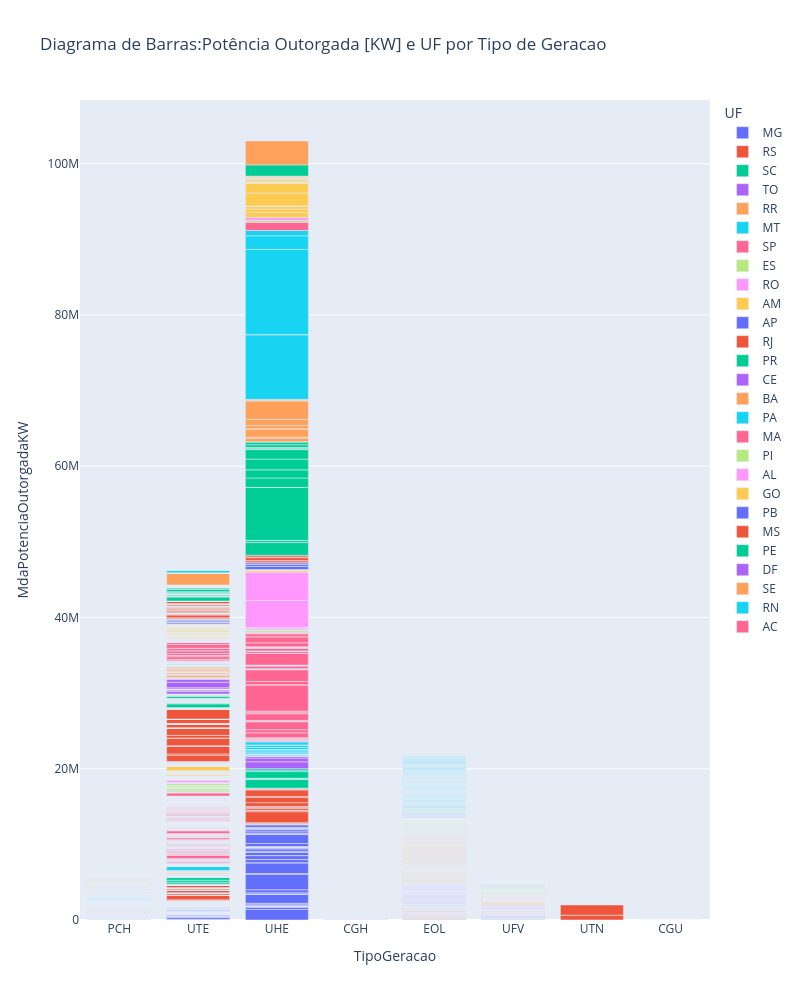

Write notebook code for a chart like this one.
### Code cell
#### Diagrama de Barras Iterativo ####

    # Titulo

    title_BarChart = "Diagrama de Barras:Potência Outorgada [KW] e UF por Tipo de Geracao" 

    # Titulo para exportar o arquivo em html

    title_BarChart_export = "Bar2"+github

    # Função para criar a variável do gráfico de barrras iterativo do plotfy

    fig_BarChart = px.bar(df_ger, # Dataframe
    x="TipoGeracao",             # Variável Qualitativa Nominal
    y="MdaPotenciaOutorgadaKW",  # Variável Quantitativa Contínua
    color="UF",         # Variável Qualitativa Nominal
    title=title_BarChart,        # Título
    width=800,                   # Largura
    height=1000                 # Altura
    )

    # Função para Plotagem do plotfy

    fig_BarChart.show()           

    # Função do plotfy para exportar o gráfico em HTML e salva-lo

    plt.offline.plot(fig_BarChart, filename = title_BarChart_export)

### Figure 1 — Plotly figure (JSON) as saved in the notebook; plotly's stock layout.template omitted (floating-point values rounded to 4 significant figures; data arrays with more than 128 entries replaced by an {"elided": "..."} marker saying what was removed)
{"data": [{"alignmentgroup": "True", "hovertemplate": "UF=MG<br>TipoGeracao=%{x}<br>MdaPotenciaOutorgadaKW=%{y}<extra></extra>", "legendgroup": "MG", "marker": {"color": "#636efa", "pattern": {"shape": ""}}, "name": "MG", "offsetgroup": "MG", "orientation": "v", "showlegend": true, "textposition": "auto", "type": "bar", "x": {"elided": "754 str values"}, "xaxis": "x", "y": {"elided": "754 float values"}, "yaxis": "y"}, {"alignmentgroup": "True", "hovertemplate": "UF=RS<br>TipoGeracao=%{x}<br>MdaPotenciaOutorgadaKW=%{y}<extra></extra>", "legendgroup": "RS", "marker": {"color": "#EF553B", "pattern": {"shape": ""}}, "name": "RS", "offsetgroup": "RS", "orientation": "v", "showlegend": true, "textposition": "auto", "type": "bar", "x": {"elided": "366 str values"}, "xaxis": "x", "y": {"elided": "366 float values"}, "yaxis": "y"}, {"alignmentgroup": "True", "hovertemplate": "UF=SC<br>TipoGeracao=%{x}<br>MdaPotenciaOutorgadaKW=%{y}<extra></extra>", "legendgroup": "SC", "marker": {"color": "#00cc96", "pattern": {"shape": ""}}, "name": "SC", "offsetgroup": "SC", "orientation": "v", "showlegend": true, "textposition": "auto", "type": "bar", "x": {"elided": "411 str values"}, "xaxis": "x", "y": {"elided": "411 float values"}, "yaxis": "y"}, {"alignmentgroup": "True", "hovertemplate": "UF=TO<br>TipoGeracao=%{x}<br>MdaPotenciaOutorgadaKW=%{y}<extra></extra>", "legendgroup": "TO", "marker": {"color": "#ab63fa", "pattern": {"shape": ""}}, "name": "TO", "offsetgroup": "TO", "orientation": "v", "showlegend": true, "textposition": "auto", "type": "bar", "x": ["PCH", "PCH", "CGH", "PCH", "UHE", "CGH", "PCH", "CGH", "CGH", "PCH", "PCH", "CGH", "CGH", "UHE", "PCH", "PCH", "UHE", "PCH", "PCH", "PCH", "PCH", "CGH", "UTE", "CGH", "CGH", "CGH", "UTE", "UTE", "UTE", "PCH", "CGH", "PCH", "UTE", "UTE", "UTE", "UTE", "UTE", "UTE", "UTE", "UTE", "UTE", "UTE", "UTE", "UTE", "UTE", "UTE", "UTE", "UTE", "UTE", "UTE", "UTE", "UTE", "UTE", "UFV", "PCH", "UTE", "UTE", "CGH", "CGH", "CGH", "CGH"], "xaxis": "x", "y": [14040, 14040, 480, 29064, 902500, 1932, 4820, 1751, 1776, 5500, 5040, 680, 280, 498750, 11400, 14000, 243200, 25600, 9300, 30000, 16000, 100, 954, 1120, 900, 950, 347, 80000, 8020, 6000, 1300, 10000, 400, 184, 260, 496, 92, 96, 120, 400, 1120, 184, 184, 288, 368, 208, 160, 400, 352, 120, 560, 720, 96, 5000, 8000, 2400, 11500, 1800, 1800, 2750, 2750], "yaxis": "y"}, {"alignmentgroup": "True", "hovertemplate": "UF=RR<br>TipoGeracao=%{x}<br>MdaPotenciaOutorgadaKW=%{y}<extra></extra>", "legendgroup": "RR", "marker": {"color": "#FFA15A", "pattern": {"shape": ""}}, "name": "RR", "offsetgroup": "RR", "orientation": "v", "showlegend": true, "textposition": "auto", "type": "bar", "x": {"elided": "137 str values"}, "xaxis": "x", "y": {"elided": "137 float values"}, "yaxis": "y"}, {"alignmentgroup": "True", "hovertemplate": "UF=MT<br>TipoGeracao=%{x}<br>MdaPotenciaOutorgadaKW=%{y}<extra></extra>", "legendgroup": "MT", "marker": {"color": "#19d3f3", "pattern": {"shape": ""}}, "name": "MT", "offsetgroup": "MT", "orientation": "v", "showlegend": true, "textposition": "auto", "type": "bar", "x": {"elided": "232 str values"}, "xaxis": "x", "y": {"elided": "232 float values"}, "yaxis": "y"}, {"alignmentgroup": "True", "hovertemplate": "UF=SP<br>TipoGeracao=%{x}<br>MdaPotenciaOutorgadaKW=%{y}<extra></extra>", "legendgroup": "SP", "marker": {"color": "#FF6692", "pattern": {"shape": ""}}, "name": "SP", "offsetgroup": "SP", "orientation": "v", "showlegend": true, "textposition": "auto", "type": "bar", "x": {"elided": "1100 str values"}, "xaxis": "x", "y": {"elided": "1100 float values"}, "yaxis": "y"}, {"alignmentgroup": "True", "hovertemplate": "UF=ES<br>TipoGeracao=%{x}<br>MdaPotenciaOutorgadaKW=%{y}<extra></extra>", "legendgroup": "ES", "marker": {"color": "#B6E880", "pattern": {"shape": ""}}, "name": "ES", "offsetgroup": "ES", "orientation": "v", "showlegend": true, "textposition": "auto", "type": "bar", "x": ["PCH", "UTE", "PCH", "CGH", "CGH", "PCH", "PCH", "UHE", "UHE", "PCH", "UHE", "UHE", "CGH", "PCH", "UTE", "CGH", "PCH", "UTE", "PCH", "UTE", "PCH", "UTE", "UTE", "PCH", "PCH", "PCH", "PCH", "UTE", "UTE", "UTE", "UTE", "UTE", "UTE", "UTE", "UTE", "UTE", "UTE", "PCH", "CGH", "UTE", "UTE", "UTE", "UTE", "UTE", "UTE", "UTE", "UTE", "UTE", "UTE", "UTE", "UTE", "UTE", "UTE", "UTE", "UTE", "PCH", "UTE", "CGH", "CGH", "UFV", "UFV", "UFV", "UFV", "UFV", "UFV", "UFV", "UFV", "UFV", "UFV", "UFV"], "xaxis": "x", "y": [2056, 210400, 4500, 900, 240, 8736, 4840, 198000, 25000, 22500, 55000, 35337, 440, 25000, 225100, 240, 4500, 3200, 21000, 2100, 27000, 3646, 3500, 29000, 20000, 19000, 30000, 33000, 33000, 147300, 392, 10220, 640, 174600, 1800, 1100, 240000, 3800, 32, 550, 347, 347, 605.6, 760, 1600, 2560, 3220, 704, 360, 1661.0, 1600, 800, 2560, 720, 120, 10500, 120, 7.5, 1512, 12.73, 757.9, 371, 459, 1000, 183, 290, 567.6, 689.0, 1050, 360], "yaxis": "y"}, {"alignmentgroup": "True", "hovertemplate": "UF=RO<br>TipoGeracao=%{x}<br>MdaPotenciaOutorgadaKW=%{y}<extra></extra>", "legendgroup": "RO", "marker": {"color": "#FF97FF", "pattern": {"shape": ""}}, "name": "RO", "offsetgroup": "RO", "orientation": "v", "showlegend": true, "textposition": "auto", "type": "bar", "x": ["PCH", "UTE", "UTE", "PCH", "PCH", "UTE", "CGH", "UTE", "UTE", "UTE", "UTE", "CGH", "PCH", "UHE", "PCH", "PCH", "PCH", "CGH", "UHE", "UTE", "UTE", "CGH", "PCH", "UTE", "CGH", "CGH", "UFV", "CGH", "PCH", "PCH", "CGH", "CGH", "UTE", "UTE", "PCH", "PCH", "PCH", "PCH", "UHE", "UHE", "UTE", "PCH", "UTE", "UTE", "UTE", "UTE", "UTE", "CGH", "UTE", "PCH", "PCH", "CGH", "UTE", "UTE", "UTE", "UTE", "UTE", "UTE", "UTE", "UTE", "UTE", "UTE", "UTE", "UTE", "UTE", "UTE", "UTE", "UTE", "UTE", "UTE", "UTE", "UTE", "UTE", "UTE", "UTE", "UTE", "UTE", "UTE", "UFV", "UTE", "UTE", "UFV"], "xaxis": "x", "y": [5000, 232, 224, 11120, 1260, 10946, 2500.0, 48, 3200, 13000, 48, 2560, 5280, 216750, 3000, 2700, 4800, 3804.0, 73500, 23750, 64000, 2000, 6900, 349000, 950, 1480, 20.48, 40, 25700, 3600, 2300, 1840, 24000, 797, 9600, 17010, 20000, 17000, 3568000, 3750000, 2288, 1400, 408, 528, 400, 136, 528, 720, 4015, 9801, 7000, 2160, 6720, 18000, 3520, 12000, 15000, 4840, 4840, 4840, 9200, 880, 880, 2200, 600, 2000, 1120, 1000, 1694, 198, 286, 77, 742, 234, 1682, 232, 662, 660, 1000, 640, 640, 1250], "yaxis": "y"}, {"alignmentgroup": "True", "hovertemplate": "UF=AM<br>TipoGeracao=%{x}<br>MdaPotenciaOutorgadaKW=%{y}<extra></extra>", "legendgroup": "AM", "marker": {"color": "#FECB52", "pattern": {"shape": ""}}, "name": "AM", "offsetgroup": "AM", "orientation": "v", "showlegend": true, "textposition": "auto", "type": "bar", "x": {"elided": "310 str values"}, "xaxis": "x", "y": {"elided": "310 float values"}, "yaxis": "y"}, {"alignmentgroup": "True", "hovertemplate": "UF=AP<br>TipoGeracao=%{x}<br>MdaPotenciaOutorgadaKW=%{y}<extra></extra>", "legendgroup": "AP", "marker": {"color": "#636efa", "pattern": {"shape": ""}}, "name": "AP", "offsetgroup": "AP", "orientation": "v", "showlegend": true, "textposition": "auto", "type": "bar", "x": ["UTE", "UTE", "UHE", "UTE", "UTE", "UHE", "UTE", "UTE", "UTE", "UTE", "UHE", "UHE", "UTE", "UTE", "UFV", "UTE", "UTE", "UTE"], "xaxis": "x", "y": [7500, 1296, 78000, 8675, 720, 392950, 8250, 128, 528, 1700, 252000, 219000, 4600, 12510, 4039.0, 29520, 24480, 36000], "yaxis": "y"}, {"alignmentgroup": "True", "hovertemplate": "UF=RJ<br>TipoGeracao=%{x}<br>MdaPotenciaOutorgadaKW=%{y}<extra></extra>", "legendgroup": "RJ", "marker": {"color": "#EF553B", "pattern": {"shape": ""}}, "name": "RJ", "offsetgroup": "RJ", "orientation": "v", "showlegend": true, "textposition": "auto", "type": "bar", "x": {"elided": "206 str values"}, "xaxis": "x", "y": {"elided": "206 float values"}, "yaxis": "y"}, {"alignmentgroup": "True", "hovertemplate": "UF=PR<br>TipoGeracao=%{x}<br>MdaPotenciaOutorgadaKW=%{y}<extra></extra>", "legendgroup": "PR", "marker": {"color": "#00cc96", "pattern": {"shape": ""}}, "name": "PR", "offsetgroup": "PR", "orientation": "v", "showlegend": true, "textposition": "auto", "type": "bar", "x": {"elided": "241 str values"}, "xaxis": "x", "y": {"elided": "241 float values"}, "yaxis": "y"}, {"alignmentgroup": "True", "hovertemplate": "UF=CE<br>TipoGeracao=%{x}<br>MdaPotenciaOutorgadaKW=%{y}<extra></extra>", "legendgroup": "CE", "marker": {"color": "#ab63fa", "pattern": {"shape": ""}}, "name": "CE", "offsetgroup": "CE", "orientation": "v", "showlegend": true, "textposition": "auto", "type": "bar", "x": {"elided": "160 str values"}, "xaxis": "x", "y": {"elided": "160 float values"}, "yaxis": "y"}, {"alignmentgroup": "True", "hovertemplate": "UF=BA<br>TipoGeracao=%{x}<br>MdaPotenciaOutorgadaKW=%{y}<extra></extra>", "legendgroup": "BA", "marker": {"color": "#FFA15A", "pattern": {"shape": ""}}, "name": "BA", "offsetgroup": "BA", "orientation": "v", "showlegend": true, "textposition": "auto", "type": "bar", "x": {"elided": "412 str values"}, "xaxis": "x", "y": {"elided": "412 float values"}, "yaxis": "y"}, {"alignmentgroup": "True", "hovertemplate": "UF=PA<br>TipoGeracao=%{x}<br>MdaPotenciaOutorgadaKW=%{y}<extra></extra>", "legendgroup": "PA", "marker": {"color": "#19d3f3", "pattern": {"shape": ""}}, "name": "PA", "offsetgroup": "PA", "orientation": "v", "showlegend": true, "textposition": "auto", "type": "bar", "x": {"elided": "7279 str values"}, "xaxis": "x", "y": {"elided": "7279 float values"}, "yaxis": "y"}, {"alignmentgroup": "True", "hovertemplate": "UF=MA<br>TipoGeracao=%{x}<br>MdaPotenciaOutorgadaKW=%{y}<extra></extra>", "legendgroup": "MA", "marker": {"color": "#FF6692", "pattern": {"shape": ""}}, "name": "MA", "offsetgroup": "MA", "orientation": "v", "showlegend": true, "textposition": "auto", "type": "bar", "x": ["UTE", "UTE", "UHE", "UTE", "UTE", "UTE", "UTE", "UTE", "UTE", "UTE", "UTE", "UTE", "UTE", "UTE", "UTE", "UTE", "UTE", "UTE", "UFV", "UTE", "UTE", "EOL", "UFV", "UTE", "UTE", "UTE", "UTE", "UTE", "EOL", "EOL", "EOL", "EOL", "EOL", "EOL", "EOL", "EOL", "UTE", "UTE", "UTE", "EOL", "EOL", "EOL", "EOL", "EOL", "EOL", "EOL", "UFV", "UFV"], "xaxis": "x", "y": [308.8, 8000, 1087000, 12200, 1440, 75200, 165870, 360137, 165870, 408, 528, 270467, 337600, 337600, 4900, 518800, 254840, 4400, 30.87, 56277, 113, 22.5, 21.06, 1459.0, 720, 1524, 508, 508, 27600, 27600, 27600, 27600, 27600, 27600, 27600, 27600, 549.6, 5000, 2400, 24300, 29700, 27000, 27000, 27000, 35100, 35100, 210.6, 420], "yaxis": "y"}, {"alignmentgroup": "True", "hovertemplate": "UF=PI<br>TipoGeracao=%{x}<br>MdaPotenciaOutorgadaKW=%{y}<extra></extra>", "legendgroup": "PI", "marker": {"color": "#B6E880", "pattern": {"shape": ""}}, "name": "PI", "offsetgroup": "PI", "orientation": "v", "showlegend": true, "textposition": "auto", "type": "bar", "x": {"elided": "138 str values"}, "xaxis": "x", "y": {"elided": "138 float values"}, "yaxis": "y"}, {"alignmentgroup": "True", "hovertemplate": "UF=AL<br>TipoGeracao=%{x}<br>MdaPotenciaOutorgadaKW=%{y}<extra></extra>", "legendgroup": "AL", "marker": {"color": "#FF97FF", "pattern": {"shape": ""}}, "name": "AL", "offsetgroup": "AL", "orientation": "v", "showlegend": true, "textposition": "auto", "type": "bar", "x": ["CGH", "UHE", "UTE", "UTE", "UTE", "UTE", "UTE", "CGH", "CGH", "CGH", "UTE", "UTE", "UTE", "UTE", "UTE", "UTE", "CGH", "UTE", "UTE", "CGH", "UTE", "UTE", "UTE", "UTE", "UTE", "UTE", "UTE", "UTE", "UTE", "UTE", "CGH", "UTE", "UTE", "UTE", "UTE", "UTE", "UTE", "UTE", "UTE", "UTE", "UTE", "UTE", "UTE", "UTE", "UTE", "UFV"], "xaxis": "x", "y": [472.5, 400000, 10000, 14312, 3188.0, 20500, 17200, 200, 160, 1407.0, 4000, 4400, 2400, 4950, 27400, 18000, 945, 9500, 32000, 516, 14000, 790, 170, 9900, 2400, 368, 4000, 232, 2400, 53000, 864, 2900, 4600, 62500, 1000, 1080, 1080, 480, 720, 640, 800, 349.6, 360, 2600, 384, 440], "yaxis": "y"}, {"alignmentgroup": "True", "hovertemplate": "UF=GO<br>TipoGeracao=%{x}<br>MdaPotenciaOutorgadaKW=%{y}<extra></extra>", "legendgroup": "GO", "marker": {"color": "#FECB52", "pattern": {"shape": ""}}, "name": "GO", "offsetgroup": "GO", "orientation": "v", "showlegend": true, "textposition": "auto", "type": "bar", "x": {"elided": "157 str values"}, "xaxis": "x", "y": {"elided": "157 float values"}, "yaxis": "y"}, {"alignmentgroup": "True", "hovertemplate": "UF=PB<br>TipoGeracao=%{x}<br>MdaPotenciaOutorgadaKW=%{y}<extra></extra>", "legendgroup": "PB", "marker": {"color": "#636efa", "pattern": {"shape": ""}}, "name": "PB", "offsetgroup": "PB", "orientation": "v", "showlegend": true, "textposition": "auto", "type": "bar", "x": ["UTE", "PCH", "UTE", "UTE", "EOL", "EOL", "EOL", "EOL", "EOL", "EOL", "EOL", "EOL", "EOL", "EOL", "EOL", "EOL", "UTE", "UTE", "UTE", "UTE", "UTE", "CGH", "UFV", "UFV", "UTE", "UFV", "EOL", "EOL", "EOL", "UFV", "UFV", "EOL", "EOL", "EOL", "EOL", "EOL", "UTE", "UTE", "UTE", "EOL", "EOL", "EOL", "EOL", "EOL", "UTE", "UTE", "EOL", "EOL", "EOL", "EOL", "EOL", "UTE", "UFV", "UFV", "UFV", "UFV"], "xaxis": "x", "y": [169080, 3520, 28800, 30000, 10200, 4500, 4800, 4800, 4800, 4800, 4800, 4800, 4800, 4800, 4800, 4800, 616, 170852, 170852, 1350, 12200, 1000, 27000, 27000, 800, 27000, 31500, 31500, 31500, 27200, 27200, 34650, 34650, 34650, 34650, 34650, 19200, 11300, 68.8, 34650, 31185, 24255, 34650, 13860, 240, 3000, 34650, 34650, 34650, 34650, 20790, 5704, 2340, 226.4, 217.2, 900], "yaxis": "y"}, {"alignmentgroup": "True", "hovertemplate": "UF=MS<br>TipoGeracao=%{x}<br>MdaPotenciaOutorgadaKW=%{y}<extra></extra>", "legendgroup": "MS", "marker": {"color": "#EF553B", "pattern": {"shape": ""}}, "name": "MS", "offsetgroup": "MS", "orientation": "v", "showlegend": true, "textposition": "auto", "type": "bar", "x": {"elided": "1119 str values"}, "xaxis": "x", "y": {"elided": "1119 float values"}, "yaxis": "y"}, {"alignmentgroup": "True", "hovertemplate": "UF=PE<br>TipoGeracao=%{x}<br>MdaPotenciaOutorgadaKW=%{y}<extra></extra>", "legendgroup": "PE", "marker": {"color": "#00cc96", "pattern": {"shape": ""}}, "name": "PE", "offsetgroup": "PE", "orientation": "v", "showlegend": true, "textposition": "auto", "type": "bar", "x": {"elided": "144 str values"}, "xaxis": "x", "y": {"elided": "144 float values"}, "yaxis": "y"}, {"alignmentgroup": "True", "hovertemplate": "UF=DF<br>TipoGeracao=%{x}<br>MdaPotenciaOutorgadaKW=%{y}<extra></extra>", "legendgroup": "DF", "marker": {"color": "#ab63fa", "pattern": {"shape": ""}}, "name": "DF", "offsetgroup": "DF", "orientation": "v", "showlegend": true, "textposition": "auto", "type": "bar", "x": ["PCH", "UTE", "UTE", "UTE", "UTE", "UTE", "UTE", "UTE", "UTE", "UTE", "UTE", "UTE", "UTE", "UTE", "UTE", "UTE", "UTE", "UTE", "UTE", "UTE", "UTE", "UTE", "UTE"], "xaxis": "x", "y": [30000, 2420, 1088, 508, 3200, 40, 368, 2144, 176, 400, 400, 1120, 600, 1080, 230.4, 272, 360, 400, 288, 288, 360, 616, 2850], "yaxis": "y"}, {"alignmentgroup": "True", "hovertemplate": "UF=SE<br>TipoGeracao=%{x}<br>MdaPotenciaOutorgadaKW=%{y}<extra></extra>", "legendgroup": "SE", "marker": {"color": "#FFA15A", "pattern": {"shape": ""}}, "name": "SE", "offsetgroup": "SE", "orientation": "v", "showlegend": true, "textposition": "auto", "type": "bar", "x": ["UHE", "CGH", "UTE", "UTE", "UTE", "UTE", "UTE", "UTE", "UTE", "UTE", "UTE", "UTE", "UTE", "UTE", "UTE", "UTE", "UTE", "UTE", "UTE", "UTE", "UTE", "EOL", "UTE", "UTE", "UTE", "UTE", "UTE", "UTE", "UTE", "UTE", "UTE", "UTE", "UTE", "UTE", "UTE", "UTE", "UTE", "UTE", "UTE", "UTE", "UTE", "UTE", "UTE", "UTE"], "xaxis": "x", "y": [3162000, 550, 4600, 4450.0, 8000, 2600, 360, 368, 1230, 1200, 17500, 1408, 800, 1080, 720, 576, 400, 400, 1296, 860, 440, 34500, 25000, 2400, 8000, 2800, 1095, 1200, 800, 1200, 368, 1593199, 800, 720, 576, 1080, 640, 184, 1200, 1200, 1320, 504, 320, 560], "yaxis": "y"}, {"alignmentgroup": "True", "hovertemplate": "UF=RN<br>TipoGeracao=%{x}<br>MdaPotenciaOutorgadaKW=%{y}<extra></extra>", "legendgroup": "RN", "marker": {"color": "#19d3f3", "pattern": {"shape": ""}}, "name": "RN", "offsetgroup": "RN", "orientation": "v", "showlegend": true, "textposition": "auto", "type": "bar", "x": {"elided": "263 str values"}, "xaxis": "x", "y": {"elided": "263 float values"}, "yaxis": "y"}, {"alignmentgroup": "True", "hovertemplate": "UF=AC<br>TipoGeracao=%{x}<br>MdaPotenciaOutorgadaKW=%{y}<extra></extra>", "legendgroup": "AC", "marker": {"color": "#FF6692", "pattern": {"shape": ""}}, "name": "AC", "offsetgroup": "AC", "orientation": "v", "showlegend": true, "textposition": "auto", "type": "bar", "x": ["UTE", "UTE", "UTE", "UTE", "UTE", "UTE", "UTE", "UTE", "UTE", "UTE", "UTE", "UTE", "UTE", "UTE", "UTE", "UTE", "UTE", "UTE", "UTE", "UTE", "UTE", "UTE", "UTE", "UTE", "UTE", "UTE", "UFV"], "xaxis": "x", "y": [216, 1032, 136, 528, 528, 1500, 694, 800, 272, 288, 272, 272, 76.8, 400, 200, 462.4, 1600, 33120, 8090, 6250, 2200, 2220, 3755.0, 3692, 2044, 2055.0, 715.2], "yaxis": "y"}], "layout": {"barmode": "relative", "height": 1000, "legend": {"title": {"text": "UF"}, "tracegroupgap": 0}, "title": {"text": "Diagrama de Barras:Potência Outorgada [KW] e UF por Tipo de Geracao"}, "width": 800, "xaxis": {"anchor": "y", "domain": [0, 1], "title": {"text": "TipoGeracao"}}, "yaxis": {"anchor": "x", "domain": [0, 1], "title": {"text": "MdaPotenciaOutorgadaKW"}}}}
